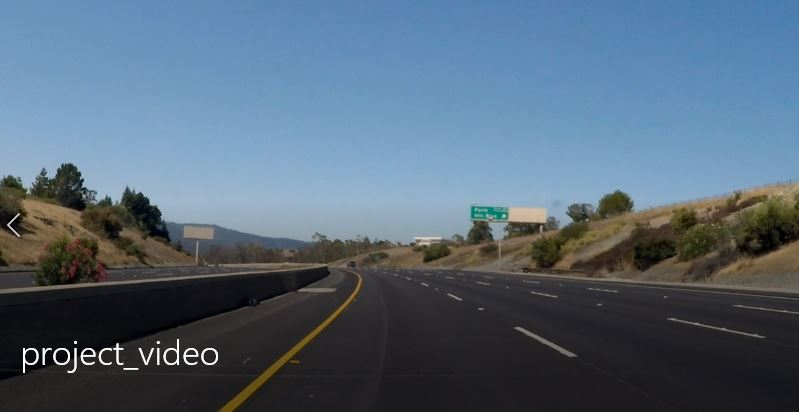
#> input picture ch06/road.jpg, 799 x 412 px
$ python hough_lines.py
#> lines starting #> are read from the running program, lines starting #| are printed output that depends on the picture; after the words box and inside, x2 and y2 are one past the last pixel; in counts of white or black regions, pixels touching at a corner belong together
import sys
import numpy as np
import cv2


# src = cv2.imread('building.jpg', cv2.IMREAD_GRAYSCALE)
src = cv2.imread('road.jpg', cv2.IMREAD_GRAYSCALE)
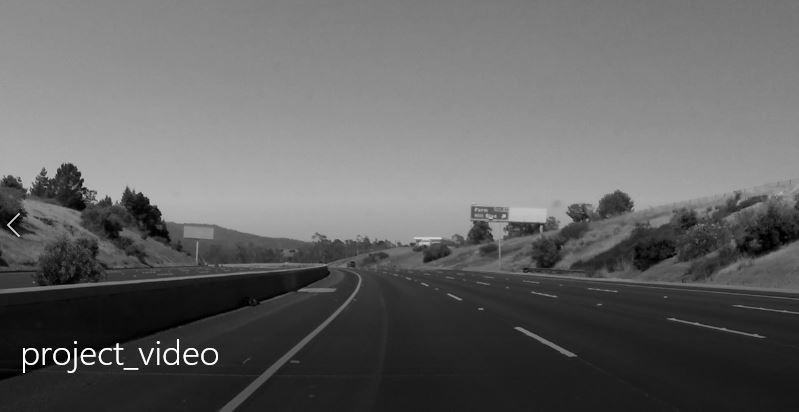
#> src: shape (412, 799); min 0, max 255, mean 99.7

if src is None:
    print('Image load failed!')
    sys.exit()

edges = cv2.Canny(src, 50, 150)
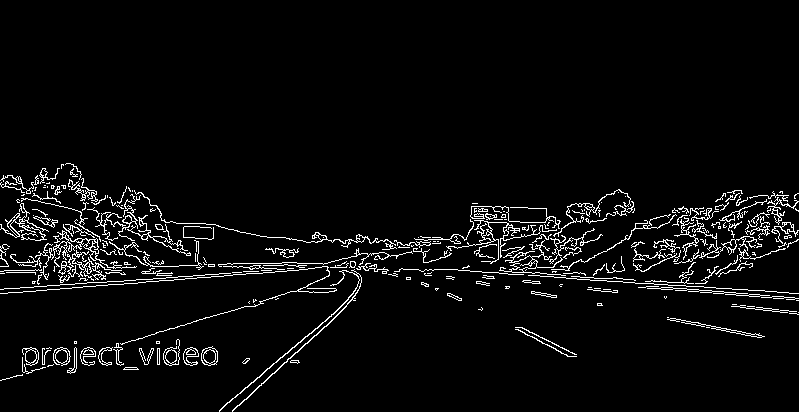
#> edges: shape (412, 799); 4.3% white in thin lines or dots, all inside (x1, y1, x2, y2) = (0, 163, 799, 412)

lines = cv2.HoughLinesP(edges, 1, np.pi / 180., 160,
                        minLineLength=50, maxLineGap=5)
#> lines = 18 rows, first 6: [0, 289, 241, 272], [644, 283, 757, 290], [5, 379, 56, 364], [706, 290, 798, 298], [14, 292, 116, 284], [645, 281, 700, 283]

dst = cv2.cvtColor(edges, cv2.COLOR_GRAY2BGR)

if lines is not None:
    for i in range(lines.shape[0]):
        pt1 = (lines[i][0][0], lines[i][0][1])  # 시작점 좌표
        pt2 = (lines[i][0][2], lines[i][0][3])  # 끝점 좌표
        cv2.line(dst, pt1, pt2, (0, 0, 255), 2, cv2.LINE_AA)
#> this loop made 18 passes
#> (pt1, pt2) on passes 1 to 12: ((0, 289), (241, 272)), ((644, 283), (757, 290)), ((5, 379), (56, 364)), ((706, 290), (798, 298)), ((14, 292), (116, 284)), ((645, 281), (700, 283)), ((208, 264), (263, 263)), ((744, 295), (798, 300)), ((32, 370), (109, 347)), ((174, 279), (232, 275)), ((56, 264), (107, 265)), ((53, 247), (103, 246))
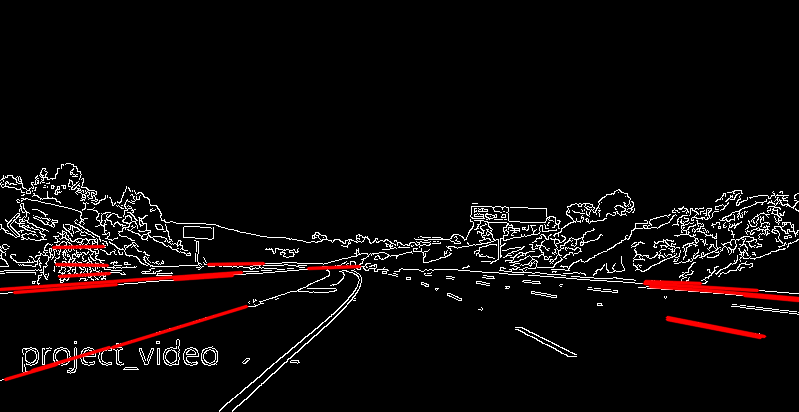
#> dst: shape (412, 799, 3); mean B, G, R 9.8, 9.8, 13.4

cv2.imshow('src', src)
cv2.imshow('dst', dst)
cv2.waitKey()
cv2.destroyAllWindows()

$ run again, with ch06/building.jpg copied over ch06/road.jpg
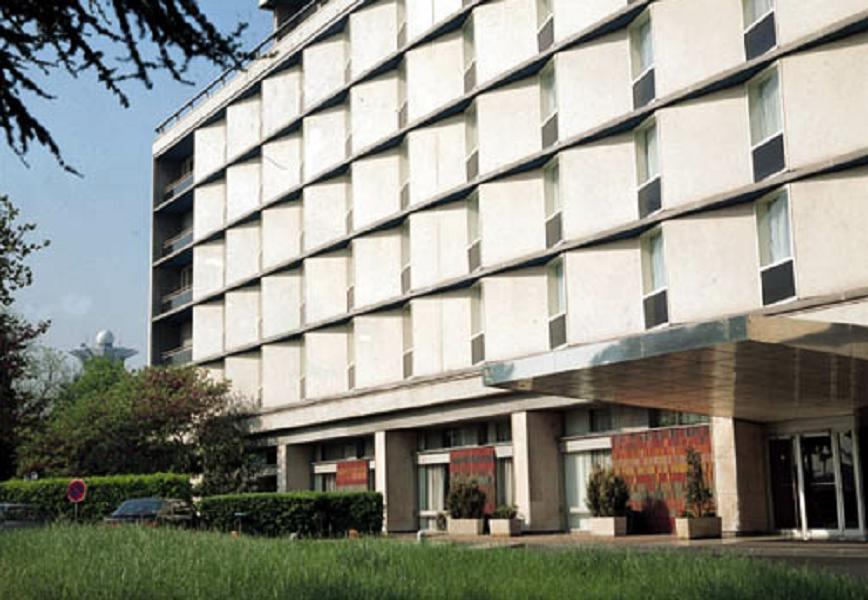
#> input picture ch06/building.jpg, 868 x 600 px
#> `edges = cv2.Canny(src, 50, 150)`:
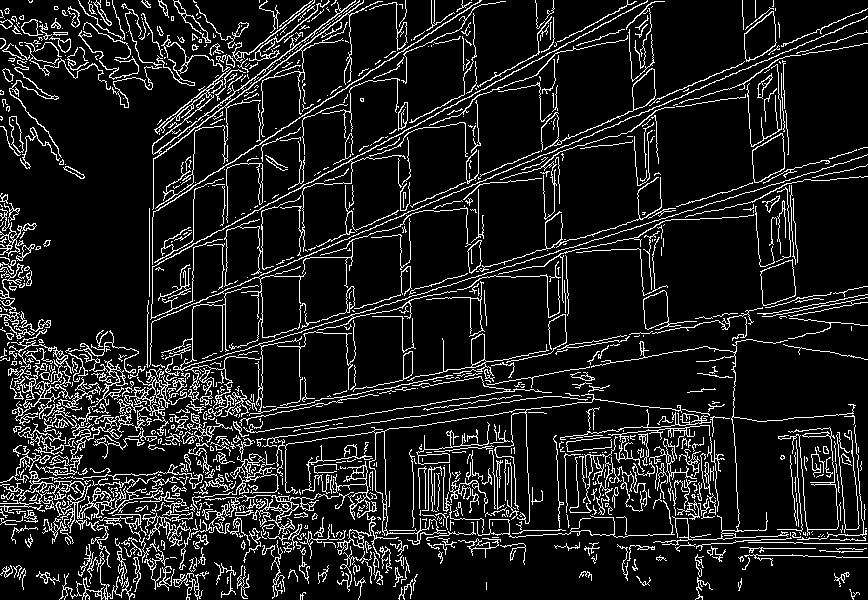
#> edges: shape (600, 868); 11.6% white in thin lines or dots
#> lines = 113 rows, first 6: [180, 309, 737, 72], [329, 398, 385, 388], [149, 215, 480, 0], [802, 538, 857, 539], [301, 186, 546, 55], [430, 290, 683, 212]
#> the loop `for i in range(lines.shape[0]):` made 113 passes
#> after the loop `for i in range(lines.shape[0]):`:
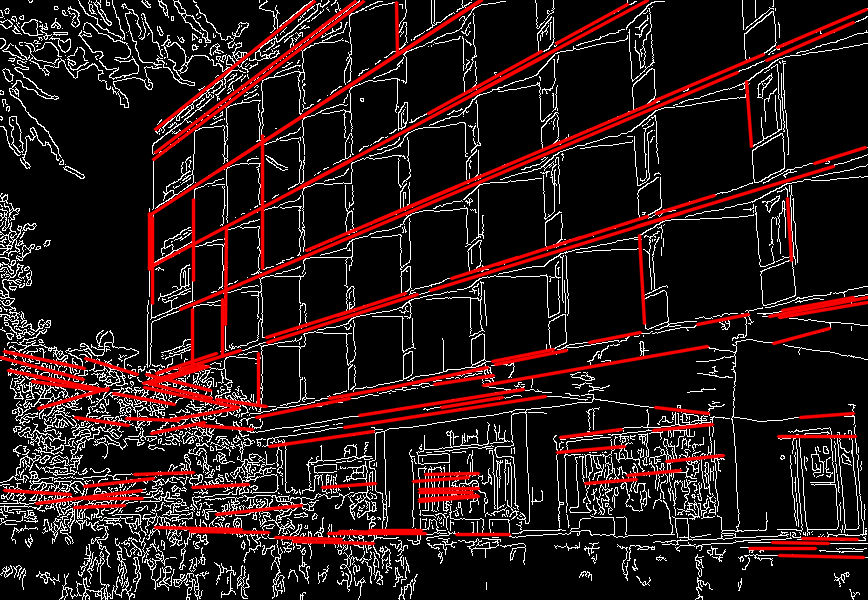
#> dst: shape (600, 868, 3); mean B, G, R 23.7, 23.7, 41
